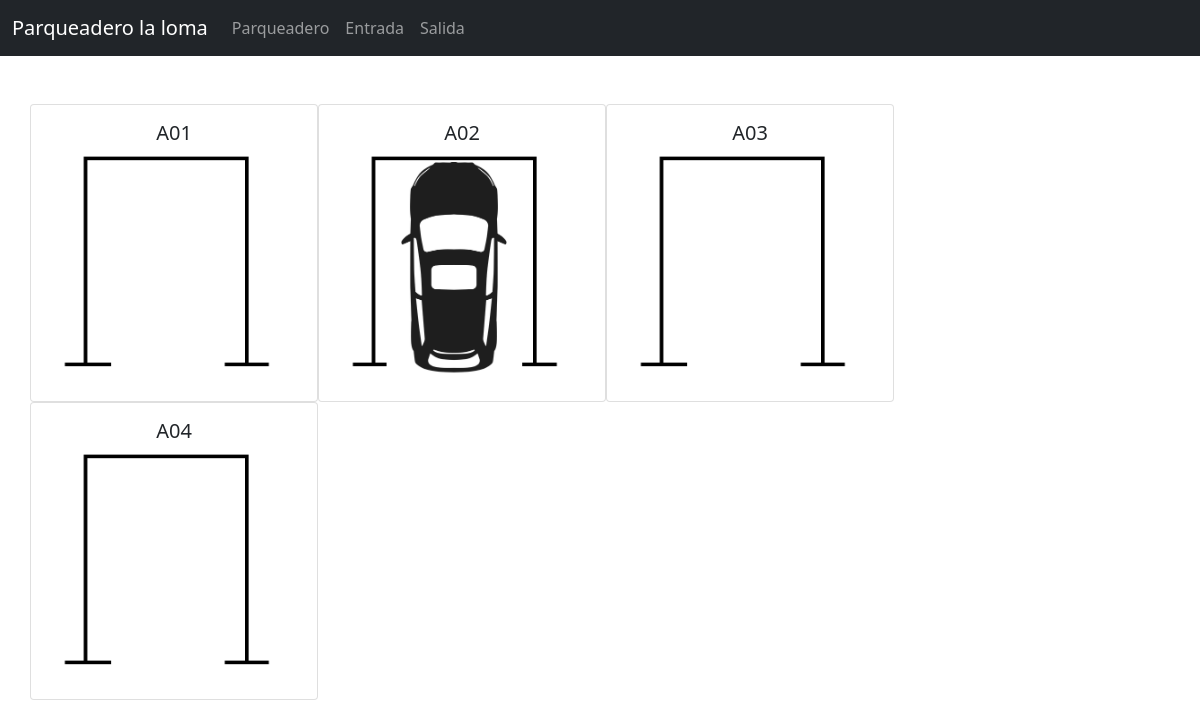
The app's page /, older data.
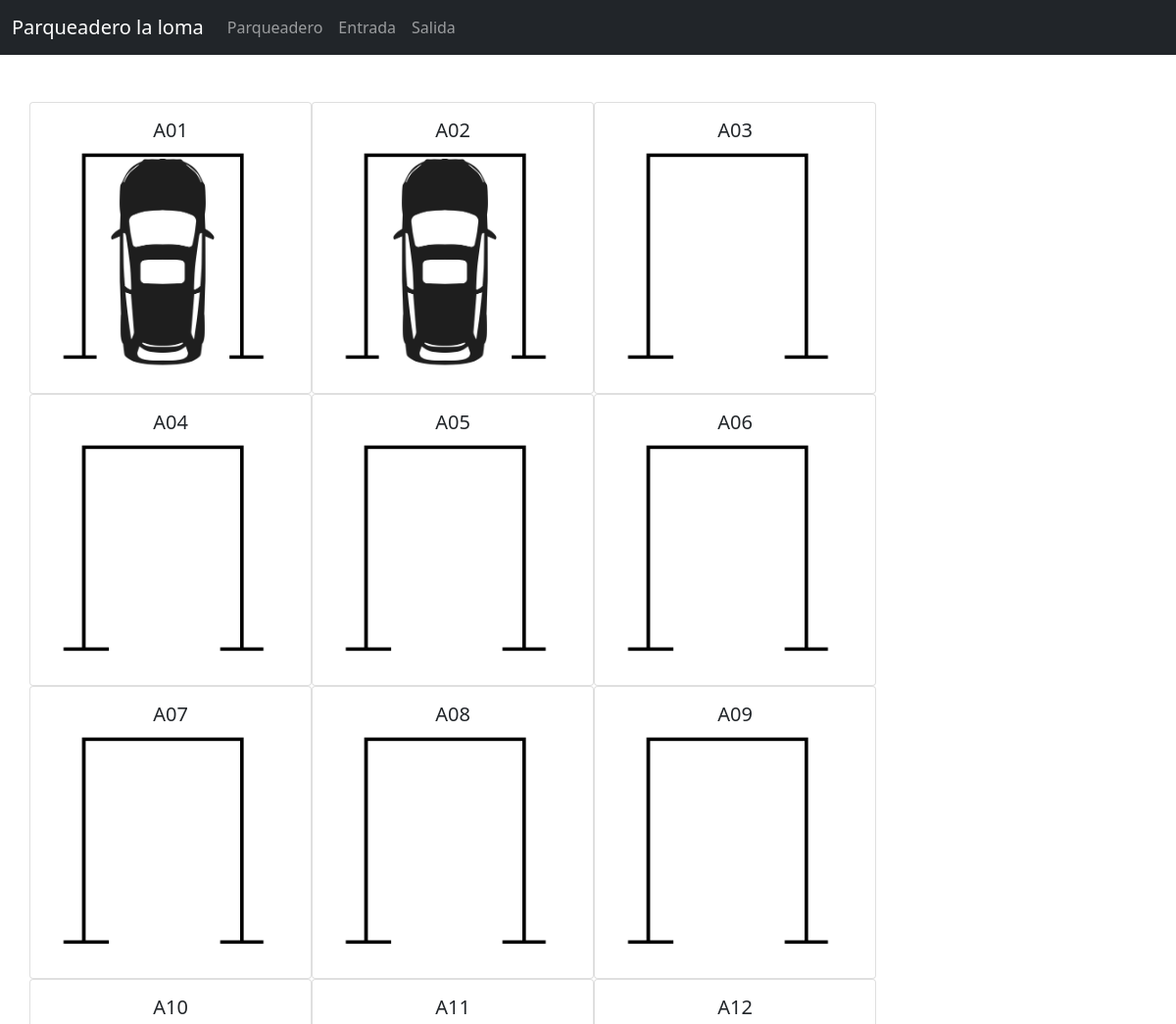
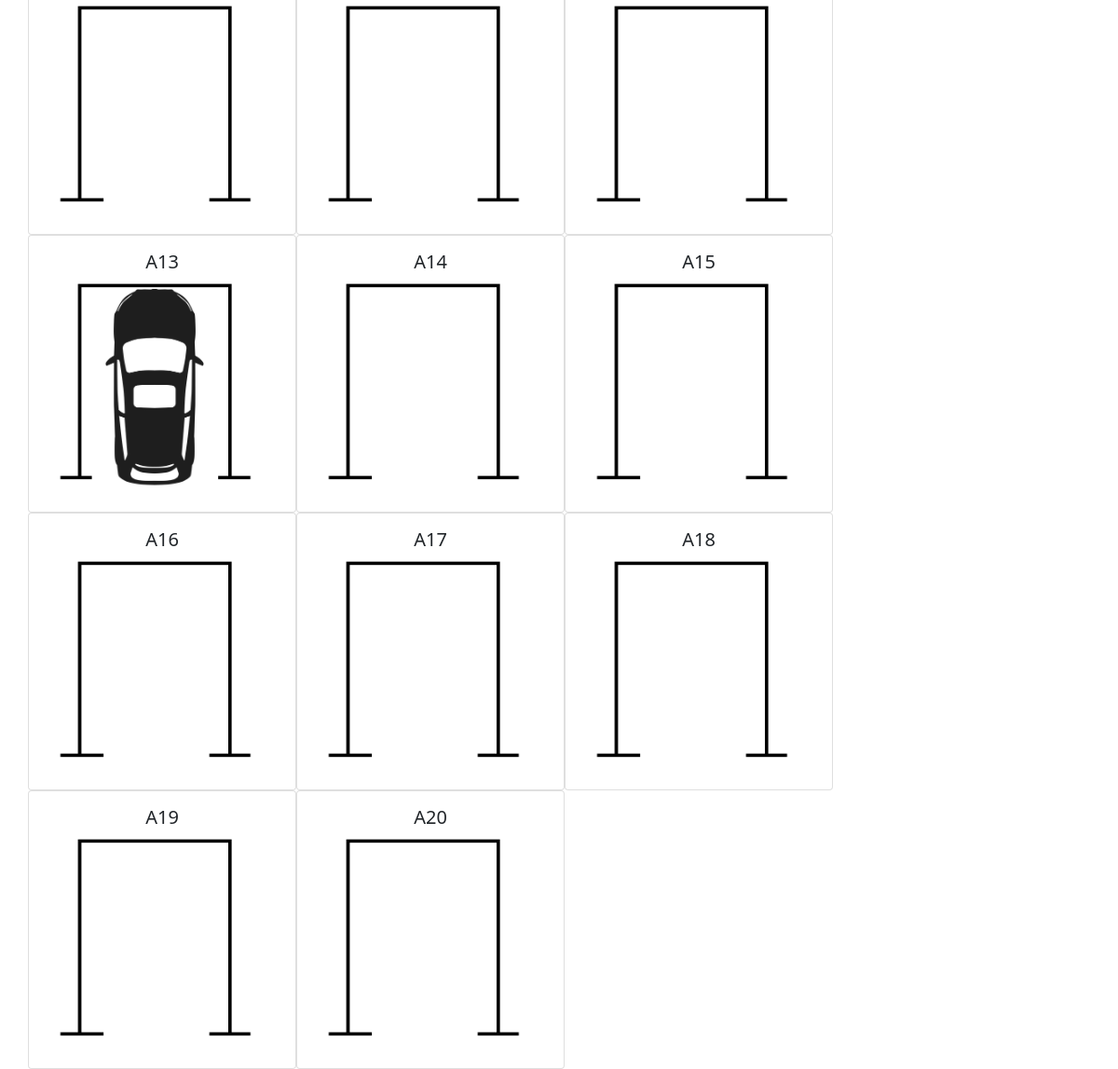
The same page, newer data (2 pictures, top to bottom).
### main/models.py (models this page shows, shortened)
class Celdas(models.Model):
    nombre=models.CharField(max_length=3,unique=True, verbose_name="Celda")
    estado=models.BooleanField(verbose_name="¿Está disponible?")
    class Meta:
        verbose_name="Celda"
        verbose_name_plural="Celdas"
        db_table="Celdas"

### main/views.py (the view)
# urls.py: path('',views.index, name="index"),
def index(request):
    celdas=Celdas.objects.all().order_by("nombre")
    return render(request, 'pages/index.html',{
        'title':'Inicio',
        'celdas':celdas,
    })

### templates/pages/index.html (shortened to what this page needs)
{% extends 'layout/layout.html' %}
{% load static %}
{% block bloquePrincipal %}
{% include 'componentes/header.html' %}
    <div class="container">
        <div class="row">
            {% for celda in celdas %}
            <div class="card" style="width: 18rem;">
                <div class="card-body">
                    <h5 class="card-title text-center">{{celda.nombre}}</h5>
                    {% if not celda.estado %}
                        <img src="{% static 'images/carro1.png'%}" class="img-fluid w-100">
                        {% else %}
                        <img src="{% static 'images/celda.png'%}" class="img-fluid w-100">
                    {% endif %}
                </div>
              </div>
            {% endfor %}
        </div>
    </div>
{% endblock bloquePrincipal %}

### templates/layout/layout.html (shortened to what this page needs)
{% load static %}
<!DOCTYPE html>
<html lang="en">
    <head>
        <link rel="stylesheet" href="path/to/font-awesome/css/font-awesome.min.css">
        <link href="https://cdn.jsdelivr.net/npm/bootstrap@5.0.2/dist/css/bootstrap.min.css" rel="stylesheet">
    </head>
    <body>
        {%block bloquePrincipal%}
        {%endblock%}
    </body>
</html>

### templates/componentes/header.html (shortened to what this page needs)
<header class="mb-5">
<nav class="navbar navbar-expand-lg bg-dark navbar-dark">
    <div class="container-fluid">
      <a class="navbar-brand" href="#">Parqueadero la loma</a>
      <div class="collapse navbar-collapse" id="navbarNav">
        <ul class="navbar-nav">
          <li class="nav-item">
            <a class="nav-link" href={% url 'index'%}>Parqueadero</a>
          </li>
          <li class="nav-item">
            <a class="nav-link" href={% url 'ingreso' %}>Entrada</a>
          </li>
          <li class="nav-item">
            <a class="nav-link" href={% url 'salida' %}>Salida</a>
          </li>
        </ul>
      </div>
    </div>
  </nav>
</header>

Row changes from the older to the newer data that the page shows:
changed Celdas (number 1 of 20 on the later page): estado: picture added; estado: picture removed
added Celdas: nombre "A05", estado True (drawn)
added Celdas: nombre "A06", estado True (drawn)
added Celdas: nombre "A07", estado True (drawn)
added Celdas: nombre "A08", estado True (drawn)
added Celdas: nombre "A09", estado True (drawn)
added Celdas: nombre "A10", estado True (drawn)
added Celdas: nombre "A11", estado True (drawn)
added Celdas: nombre "A12", estado True (drawn)
added Celdas: nombre "A13", estado False (drawn)
added Celdas: nombre "A14", estado True (drawn)
added Celdas: nombre "A15", estado True (drawn)
added Celdas: nombre "A16", estado True (drawn)
added Celdas: nombre "A17", estado True (drawn)
added Celdas: nombre "A18", estado True (drawn)
added Celdas: nombre "A19", estado True (drawn)
added Celdas: nombre "A20", estado True (drawn)
